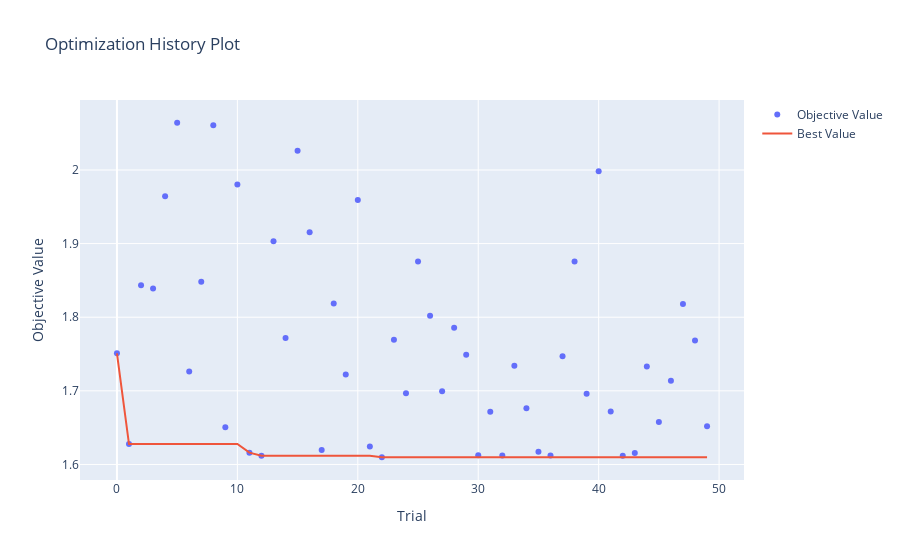

The notebook cell saved with this chart:
### Code cell
vis.plot_optimization_history(study)

### Figure 1 — Plotly figure (JSON) as saved in the notebook; plotly's stock layout.template omitted (floating-point values rounded to 4 significant figures)
{"data": [{"mode": "markers", "name": "Objective Value", "type": "scatter", "x": [0, 1, 2, 3, 4, 5, 6, 7, 8, 9, 10, 11, 12, 13, 14, 15, 16, 17, 18, 19, 20, 21, 22, 23, 24, 25, 26, 27, 28, 29, 30, 31, 32, 33, 34, 35, 36, 37, 38, 39, 40, 41, 42, 43, 44, 45, 46, 47, 48, 49], "y": [1.751, 1.628, 1.843, 1.839, 1.964, 2.064, 1.726, 1.848, 2.061, 1.65, 1.98, 1.616, 1.612, 1.903, 1.772, 2.026, 1.915, 1.62, 1.819, 1.722, 1.959, 1.624, 1.61, 1.769, 1.697, 1.876, 1.802, 1.699, 1.786, 1.749, 1.612, 1.671, 1.612, 1.734, 1.676, 1.617, 1.612, 1.747, 1.876, 1.696, 1.998, 1.672, 1.612, 1.616, 1.733, 1.658, 1.714, 1.818, 1.768, 1.652]}, {"mode": "lines", "name": "Best Value", "type": "scatter", "x": [0, 1, 2, 3, 4, 5, 6, 7, 8, 9, 10, 11, 12, 13, 14, 15, 16, 17, 18, 19, 20, 21, 22, 23, 24, 25, 26, 27, 28, 29, 30, 31, 32, 33, 34, 35, 36, 37, 38, 39, 40, 41, 42, 43, 44, 45, 46, 47, 48, 49], "y": [1.751, 1.628, 1.628, 1.628, 1.628, 1.628, 1.628, 1.628, 1.628, 1.628, 1.628, 1.616, 1.612, 1.612, 1.612, 1.612, 1.612, 1.612, 1.612, 1.612, 1.612, 1.612, 1.61, 1.61, 1.61, 1.61, 1.61, 1.61, 1.61, 1.61, 1.61, 1.61, 1.61, 1.61, 1.61, 1.61, 1.61, 1.61, 1.61, 1.61, 1.61, 1.61, 1.61, 1.61, 1.61, 1.61, 1.61, 1.61, 1.61, 1.61]}, {"marker": {"color": "#cccccc"}, "mode": "markers", "name": "Infeasible Trial", "showlegend": false, "type": "scatter", "x": [], "y": []}], "layout": {"title": {"text": "Optimization History Plot"}, "xaxis": {"title": {"text": "Trial"}}, "yaxis": {"title": {"text": "Objective Value"}}}}
